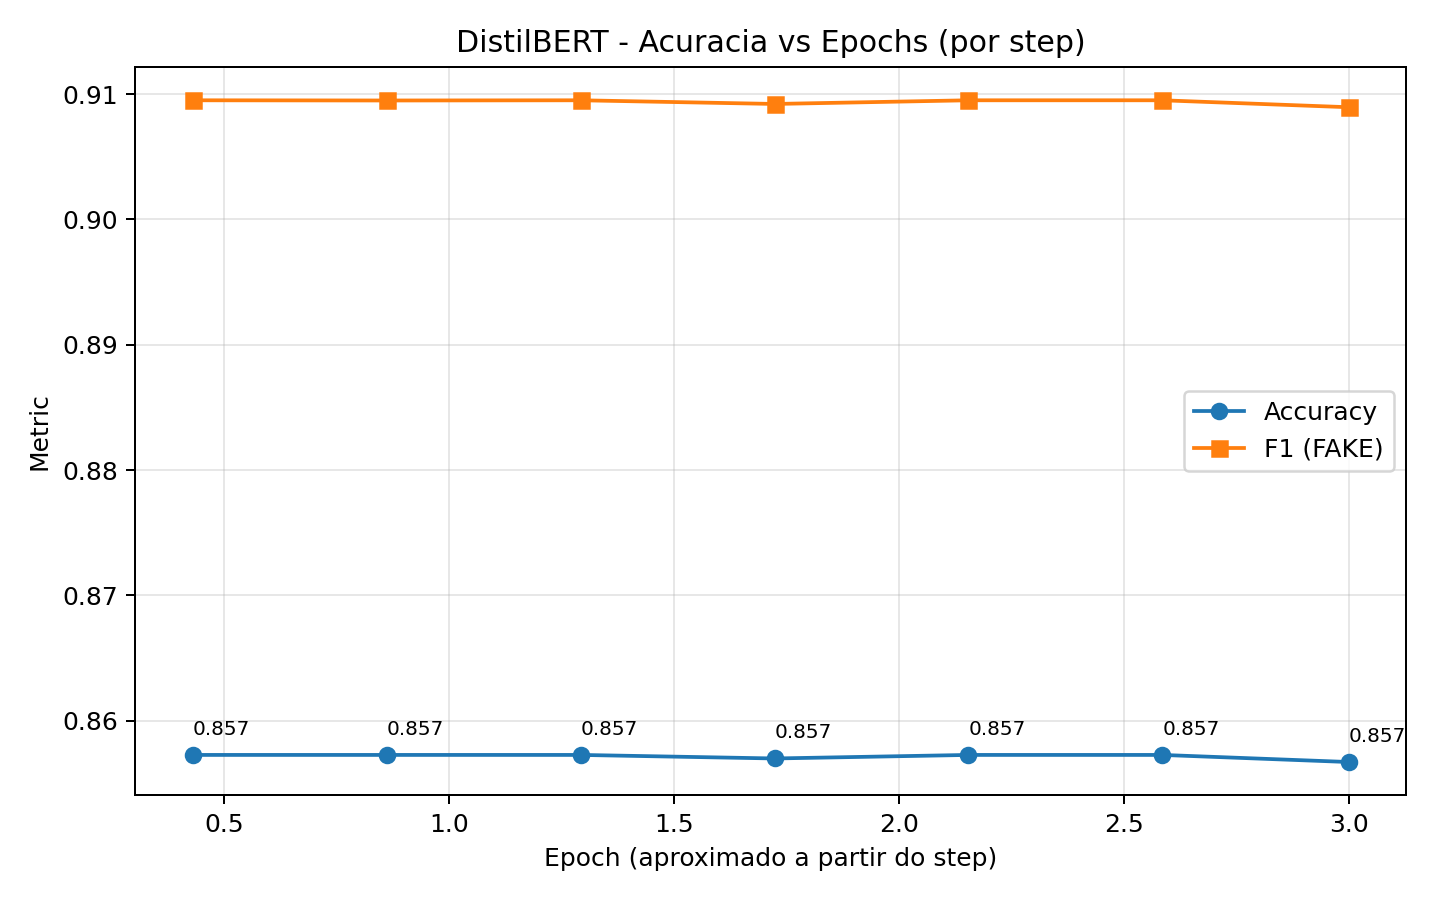

Python code for this plot:
"""
Mede a acuracia do DistilBERT ao longo do treino por STEP (mesmo formato do
experimento do ELECTRA), para comparacao direta no artigo.

Avalia os checkpoints intermediarios bert/bert_output_final/model-step-N e o
model-final, sobre o dataset rotulado, com a mesma metodologia da avaliacao
final (score por loss de MLM + melhor threshold no proprio dataset).

A epoch aproximada de cada step e calculada como step / steps_per_epoch, onde
steps_per_epoch = ceil(n_amostras / batch_size) -- exatamente como o train_bert
monta o dataloader (grad_accum=1, batch_size=8 por padrao).

Saidas (na pasta confusion_matrix_distilbert):
    - distilbert_accuracy_vs_steps.csv
    - distilbert_accuracy_vs_steps.png

Execucao a partir da raiz do projeto:
    venv\\Scripts\\python.exe confusion_matrix_distilbert\\distilbert_accuracy_vs_steps.py
"""

from __future__ import annotations

import csv
import math
import re
from pathlib import Path

import matplotlib

matplotlib.use("Agg")
import matplotlib.pyplot as plt
import torch
from datasets import load_dataset
from transformers import AutoModelForMaskedLM, AutoTokenizer

from distilbert_confusion_matrix_analysis import (
    compute_metrics,
    find_best_threshold,
    load_labeled_csv,
    parse_csv_values,
    score_texts,
)

PROJECT_ROOT = Path(__file__).resolve().parents[1]
OUTPUT_DIR = PROJECT_ROOT / "confusion_matrix_distilbert"
DATASET_PATH = PROJECT_ROOT / "dataset" / "dataset_labeled.csv"
BERT_OUTPUT = PROJECT_ROOT / "bert" / "bert_output_final"

# Mesmos parametros do treino (train_bert.py) que definem steps_per_epoch.
TRAIN_CORPUS = PROJECT_ROOT / "dataset" / "final_corpus.csv"
TRAIN_TEXT_COLUMN = "content"
TRAIN_BATCH_SIZE = 8
NUM_TRAIN_EPOCHS = 3

# Mesmos parametros de avaliacao do confusion matrix do DistilBERT.
BATCH_SIZE = 16
MAX_LENGTH = 128
MASK_STRIDE = 7


def compute_steps_per_epoch() -> int:
    ds = load_dataset("csv", data_files=str(TRAIN_CORPUS), split="train")
    column = TRAIN_TEXT_COLUMN if TRAIN_TEXT_COLUMN in ds.column_names else ds.column_names[0]
    ds = ds.filter(lambda x: isinstance(x.get(column), str) and x.get(column).strip() != "")
    n_samples = len(ds)
    return math.ceil(n_samples / TRAIN_BATCH_SIZE)


def discover_step_checkpoints() -> list[tuple[int, Path]]:
    found: list[tuple[int, Path]] = []
    for path in BERT_OUTPUT.glob("model-step-*"):
        match = re.search(r"model-step-(\d+)", path.name)
        if match and path.is_dir():
            found.append((int(match.group(1)), path))
    found.sort(key=lambda item: item[0])
    if not found:
        raise RuntimeError(f"Nenhum checkpoint model-step-* encontrado em {BERT_OUTPUT}.")
    return found


def main() -> None:
    device = torch.device("cuda" if torch.cuda.is_available() else "cpu")
    print(f"Device: {device.type}")

    steps_per_epoch = compute_steps_per_epoch()
    total_steps = steps_per_epoch * NUM_TRAIN_EPOCHS
    print(f"steps_per_epoch={steps_per_epoch} | total_steps(~)={total_steps}")

    fake_values = parse_csv_values("1,fake,falso,false")
    real_values = parse_csv_values("0,true,real,verdadeiro")

    texts, labels, skipped = load_labeled_csv(
        dataset_path=DATASET_PATH,
        text_column="content",
        label_column="label",
        fake_values=fake_values,
        real_values=real_values,
        max_samples=-1,
    )
    print(f"Samples: {len(texts)} | Skipped: {skipped}")

    checkpoints = discover_step_checkpoints()
    # Ultimo ponto = model-final, representando o fim do treino (epoch ~3.0).
    final_dir = BERT_OUTPUT / "model-final"
    if final_dir.exists():
        checkpoints.append((total_steps, final_dir))

    # Tokenizer e identico entre checkpoints; carrega uma vez.
    tokenizer = AutoTokenizer.from_pretrained(checkpoints[0][1], use_fast=True)
    if tokenizer.mask_token_id is None:
        raise ValueError("Tokenizer sem [MASK]; necessario para scoring MLM.")

    rows = []
    for step, ckpt_dir in checkpoints:
        epoch = step / steps_per_epoch
        print(f"\n--- step={step} (~epoch {epoch:.2f}) | {ckpt_dir.name} ---")
        model = AutoModelForMaskedLM.from_pretrained(ckpt_dir).to(device)
        model.eval()
        scores = score_texts(
            texts=texts,
            tokenizer=tokenizer,
            model=model,
            device=device,
            batch_size=BATCH_SIZE,
            max_length=MAX_LENGTH,
            mask_stride=MASK_STRIDE,
        )
        best = find_best_threshold(scores, labels)
        threshold = float(best["threshold"])
        predictions = [1 if s >= threshold else 0 for s in scores]
        metrics = compute_metrics(labels, predictions)
        row = {
            "step": step,
            "epoch": round(epoch, 3),
            "threshold": threshold,
            "accuracy": metrics["accuracy"],
            "f1_score": metrics["f1_score"],
            "precision": metrics["precision"],
            "recall": metrics["recall"],
            "f1_macro": metrics["f1_macro"],
        }
        rows.append(row)
        print(
            f"accuracy={row['accuracy']:.4f} f1={row['f1_score']:.4f} "
            f"precision={row['precision']:.4f} recall={row['recall']:.4f}"
        )
        del model
        if device.type == "cuda":
            torch.cuda.empty_cache()

    csv_path = OUTPUT_DIR / "distilbert_accuracy_vs_steps.csv"
    with csv_path.open("w", encoding="utf-8", newline="") as f:
        writer = csv.DictWriter(f, fieldnames=list(rows[0].keys()))
        writer.writeheader()
        writer.writerows(rows)

    png_path = OUTPUT_DIR / "distilbert_accuracy_vs_steps.png"
    epochs = [r["epoch"] for r in rows]
    accs = [r["accuracy"] for r in rows]
    f1s = [r["f1_score"] for r in rows]
    plt.figure(figsize=(8, 5))
    plt.plot(epochs, accs, marker="o", label="Accuracy")
    plt.plot(epochs, f1s, marker="s", label="F1 (FAKE)")
    for x, y in zip(epochs, accs):
        plt.annotate(f"{y:.3f}", (x, y), textcoords="offset points", xytext=(0, 8), fontsize=8)
    plt.xlabel("Epoch (aproximado a partir do step)")
    plt.ylabel("Metric")
    plt.title("DistilBERT - Acuracia vs Epochs (por step)")
    plt.grid(True, alpha=0.3)
    plt.legend()
    plt.tight_layout()
    plt.savefig(png_path, dpi=180)
    plt.close()

    print(f"\nCSV:  {csv_path}")
    print(f"PNG:  {png_path}")


if __name__ == "__main__":
    main()
